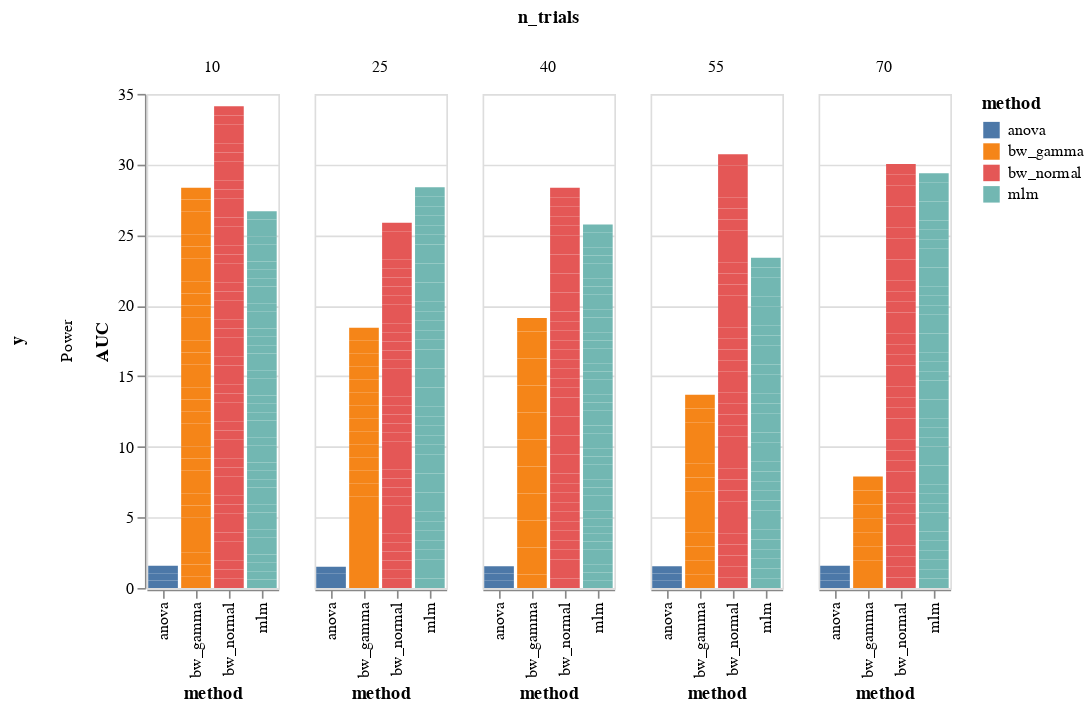
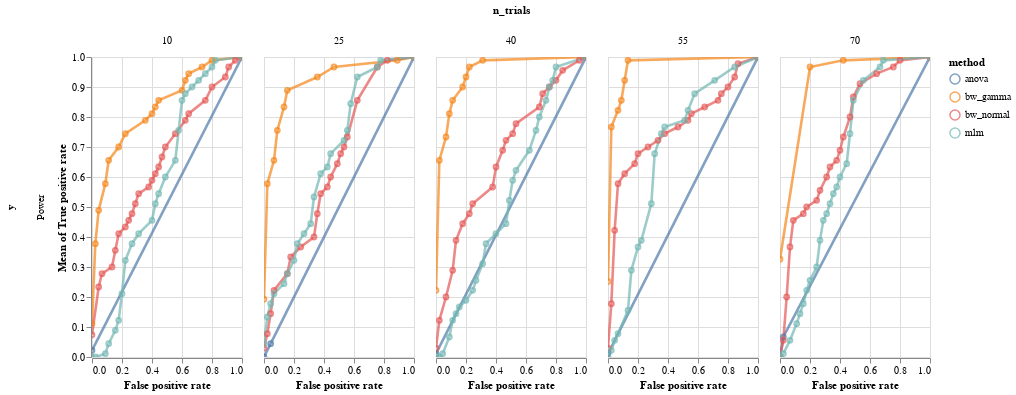

Write notebook code for charts like these, in order.
### Markdown cell above
### ROC curve

### Code cell
df = model_comparison.make_roc_auc(res, binary=False, groups=('method', 'y', 'n_trials'))

bars, roc = model_comparison.plot_roc(df)
bars.facet(column='n_trials', row='y').properties().display()
roc.facet(column='n_trials', row='y').properties()

### Figure 1 — Vega-Lite specification as saved in the notebook (floating-point values rounded to 4 significant figures; data arrays with more than 128 entries replaced by an {"elided": "..."} marker saying what was removed)
{"config": {"view": {"continuousWidth": 400, "continuousHeight": 300}}, "data": {"name": "data-37dbefb424bfdebfad8c461ead82befd"}, "facet": {"column": {"type": "quantitative", "field": "n_trials"}, "row": {"type": "nominal", "field": "y"}}, "spec": {"mark": "bar", "encoding": {"color": {"type": "nominal", "field": "method"}, "x": {"type": "nominal", "field": "method"}, "y": {"type": "quantitative", "field": "AUC"}}, "selection": {"selector008": {"type": "interval", "bind": "scales", "encodings": ["x", "y"]}}}, "$schema": "https://vega.github.io/schema/vega-lite/v4.8.1.json", "datasets": {"data-37dbefb424bfdebfad8c461ead82befd": {"elided": "537 records"}}}

### Figure 2 — Vega-Lite specification as saved in the notebook (floating-point values rounded to 4 significant figures; data arrays with more than 128 entries replaced by an {"elided": "..."} marker saying what was removed)
{"config": {"view": {"continuousWidth": 400, "continuousHeight": 300}}, "data": {"name": "data-37dbefb424bfdebfad8c461ead82befd"}, "facet": {"column": {"type": "quantitative", "field": "n_trials"}, "row": {"type": "nominal", "field": "y"}}, "spec": {"layer": [{"mark": {"type": "line", "opacity": 0.7, "size": 2.6}, "encoding": {"color": {"type": "nominal", "field": "method"}, "x": {"type": "quantitative", "field": "False positive rate"}, "y": {"type": "quantitative", "aggregate": "mean", "field": "True positive rate"}}, "selection": {"selector007": {"type": "interval", "bind": "scales", "encodings": ["x", "y"]}}}, {"mark": {"type": "point", "opacity": 0.7, "size": 22.6}, "encoding": {"color": {"type": "nominal", "field": "method"}, "x": {"type": "quantitative", "field": "False positive rate"}, "y": {"type": "quantitative", "aggregate": "mean", "field": "True positive rate"}}}], "width": 150}, "$schema": "https://vega.github.io/schema/vega-lite/v4.8.1.json", "datasets": {"data-37dbefb424bfdebfad8c461ead82befd": {"elided": "537 records"}}}
